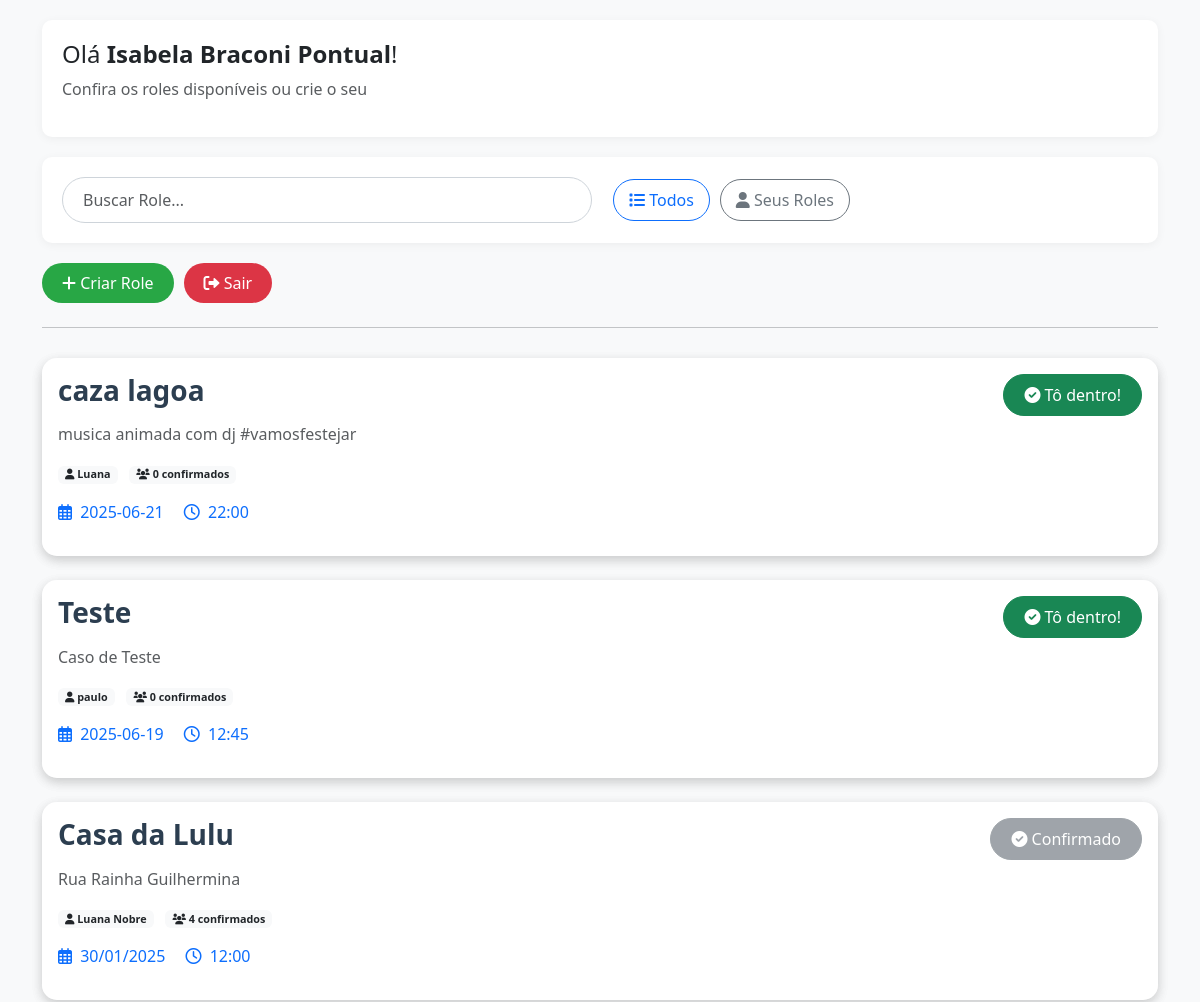
The app's page /home (signed in, upper part), older data.
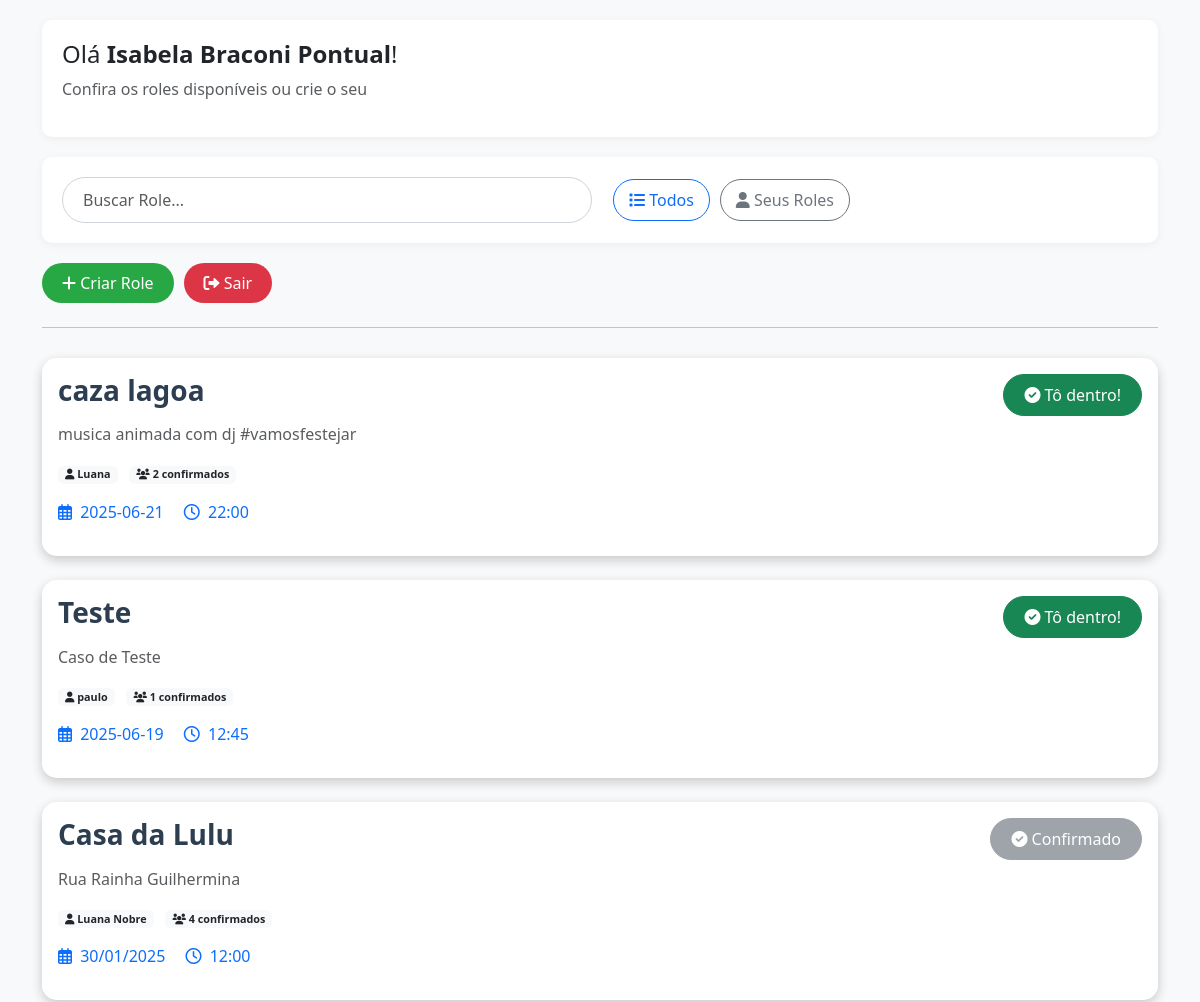
The same page, newer data.
### infra/db/database.py (models this page shows)
class Role(Base):
    __tablename__ = "roles"
    id = Column("id", Integer, primary_key=True, autoincrement=True) #autoincrement=True diz que o id atual sempre vai ser maior que o id anterior
    titulo = Column("titulo", String)
    descricao = Column("descricao", String)
    data = Column("data", String)
    hora = Column("hora", String)
    criador = Column("criador", String)
    participantes = Column("participantes", String)
    def __init__(self, titulo, descricao, data, hora, criador, participantes):
        self.titulo = titulo
        self.descricao = descricao
        self.data = data
        self.hora = hora
        self.criador = criador
        self.participantes = participantes

### app/controllers/role_controller.py (the view)
@role_bp.route('/home', methods=['GET'])
def home():
    if 'usuario' not in session:
        return redirect(url_for('usuario.login'))
    use_case = ListarRoles(repo)
    filtro = request.args.get('filtro', 'todos')
    busca = request.args.get('busca', '')
    roles = use_case.execute(session['usuario'], session['email'], filtro, busca)
    return render_template('home.html', usuario=session['usuario'], roles=roles)

### infra/db/database.py (called while the page is built)
def get_session():
    return Session()

### infra/repositories/role_repository.py (called while the page is built)
    def listar(self) -> List[RoleTeste]:
        with get_session() as db:
            rows = db.query(Role).all()
            return [Role(r.titulo, r.descricao, r.data, r.hora,
                         r.criador,
                         r.participantes.split(",") if r.participantes else [])
                    for r in rows]

### use_cases/listar_roles.py (called while the page is built)
    def execute(self, usuario: str, email_usuario: str, filtro: str = 'todos', busca: str = ''):
        roles = list(reversed(self.repo.listar()))
        if filtro == 'meus':
            roles = [
                r for r in roles
                if r.get('criador') == usuario or email_usuario in r.get('participantes', [])
            ]
        if busca:
            roles = [
                r for r in roles
                if busca.lower() in r.get('titulo', '').lower()
            ]
        return roles

### app/templates/home.html (shortened to what this page needs)
<!DOCTYPE html>
<html lang="pt-br">
<head>
    <link href="https://cdn.jsdelivr.net/npm/bootstrap@5.3.0-alpha1/dist/css/bootstrap.min.css" rel="stylesheet">
    <link rel="stylesheet" href="https://cdnjs.cloudflare.com/ajax/libs/font-awesome/6.0.0/css/all.min.css">
</head>
<body>
    <div class="container">
        <div class="welcome-section">
            <h4>Olá <strong>{{ usuario }}</strong>!</h4>
            <p class="text-muted">Confira os roles disponíveis ou crie o seu</p>
        </div>
        <div class="search-section">
            <form method="GET" action="{{ url_for('role.home') }}" class="row g-3 align-items-center">
                <div class="col-md-6">
                    <div class="input-group">
                        <input type="text" id="busca" class="form-control search-input" placeholder="Buscar Role...">
                    </div>
                </div>
                <div class="col-md-6">
                    <div class="d-flex">
                        <a href="{{ url_for('role.home') }}?filtro=todos" class="btn btn-outline-primary filter-btn">
                            <i class="fas fa-list"></i> Todos
                        </a>
                        <a href="{{ url_for('role.home') }}?filtro=meus" class="btn btn-outline-secondary filter-btn">
                            <i class="fas fa-user"></i> Seus Roles
                        </a>
                    </div>
                </div>
            </form>
        </div>
        <div class="d-flex mb-4">
            <a href="{{ url_for('role.criar_role') }}" class="btn btn-success action-btn create-btn">
                <i class="fas fa-plus"></i> Criar Role
            </a>
            <a href="{{ url_for('usuario.logout') }}" class="btn btn-danger action-btn logout-btn">
                <i class="fas fa-sign-out-alt"></i> Sair
            </a>
        </div>
        <hr>
        <div class="roles-container">
            {% for r in roles %}
                <div class="role-card" data-titulo="{{ r.titulo | lower }}">
                    {% include 'role_card.html' %}
                </div>
            {% endfor %}
        </div>
    </div>
</body>
</html>

### app/templates/role_card.html (shortened to what this page needs)
<div class="card role-card mb-4">
    <div class="card-body">
        <div class="d-flex justify-content-between align-items-start">
            <div>
                <h3 class="card-title">{{ r.titulo }}</h3>
                <p class="card-text text-muted">{{ r.descricao }}</p>
                <div class="role-meta mb-3">
                    <span class="badge bg-light text-dark me-2">
                        <i class="fas fa-user"></i> {{ r.criador }}
                    </span>
                    <span class="badge bg-light text-dark">
                        <i class="fas fa-users"></i> {{ r.participantes|length }} confirmados
                    </span>
                </div>
                <p class="text-primary">
                    <i class="far fa-calendar-alt me-1"></i> {{ r.data }}
                    <i class="far fa-clock ms-3 me-1"></i> {{ r.hora }}
                </p>
            </div>
            <div class="role-actions">
                {% if session['email'] not in r.participantes %}
                    <form method="POST" action="{{ url_for('role.confirmar', titulo=r.titulo) }}">
                        <button class="btn btn-success">
                            <i class="fas fa-check-circle"></i> Tô dentro!
                        </button>
                    </form>
                {% else %}
                    <button class="btn btn-secondary" disabled>
                        <i class="fas fa-check-circle"></i> Confirmado
                    </button>
                {% endif %}
            </div>
        </div>
    </div>
</div>

### app/templates/home.html (style rules this page uses)
body { background-color: #f8f9fa; padding: 20px; font-family: 'Segoe UI', Tahoma, Geneva, Verdana, sans-serif; }
.welcome-section { background-color: white; border-radius: 10px; padding: 20px; margin-bottom: 20px; box-shadow: 0 2px 10px rgba(0,0,0,0.05); }
.search-section { background-color: white; border-radius: 10px; padding: 20px; margin-bottom: 20px; box-shadow: 0 2px 10px rgba(0,0,0,0.05); }
.search-input { border-radius: 50px; padding: 10px 20px; border: 1px solid #ced4da; }
.filter-btn { border-radius: 50px; margin: 0 5px; padding: 8px 15px; font-weight: 500; }
.action-btn { border-radius: 50px; padding: 8px 20px; margin-right: 10px; font-weight: 500; }
.create-btn { background-color: #28a745; border: none; }
.logout-btn { background-color: #dc3545; border: none; }
.roles-container { margin-top: 30px; }
.role-card { margin-bottom: 20px; transition: transform 0.3s ease; }

### app/templates/role_card.html (style rules this page uses)
.role-card { border-radius: 15px; border: none; box-shadow: 0 4px 12px rgba(0, 0, 0, 0.1); transition: transform 0.3s ease; }
.role-card .card-title { color: #2c3e50; font-weight: 600; margin-bottom: 15px; }
.role-card .role-meta { font-size: 0.9rem; }
.role-card .role-actions .btn { border-radius: 50px; padding: 8px 20px; font-weight: 500; min-width: 120px; }

Row changes from the older to the newer data that the page shows:
changed Role "caza lagoa": participantes|length "0" → "2"
changed Role "Teste": participantes|length "0" → "1"
